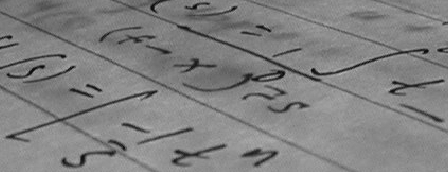
#> input picture lecture4/data/text.png, 448 x 172 px, given in place of camera.png, which was not available
$ python assignment.py   (older library calls are emulated)
#> lines starting #> are read from the running program, lines starting #| are printed output that depends on the picture; after the words box and inside, x2 and y2 are one past the last pixel; in counts of white or black regions, pixels touching at a corner belong together; pictures that were not available may be replaced by others from this repository, and a replacement may not be noted
### lecture4/common.py
from __future__ import annotations

import argparse
from pathlib import Path

import cv2
import numpy as np


ROOT_DIR = Path(__file__).resolve().parent
DATA_DIR = ROOT_DIR / "data"
OUTPUT_DIR = ROOT_DIR / "output"


# [16 lines left out: functions parse_show_flag, load_color_image, not called in this run]


def load_gray_image(name: str) -> np.ndarray:
    image_path = DATA_DIR / name
    image = cv2.imread(str(image_path), cv2.IMREAD_GRAYSCALE)
    if image is None:
        raise FileNotFoundError(f"Could not read image: {image_path}")
    return image


# [4 lines left out: function plot_bgr, not called in this run]


def plot_gray(ax, image: np.ndarray, title: str) -> None:
    ax.imshow(to_uint8(image), cmap="gray", vmin=0, vmax=255)
    ax.set_title(title)
    ax.axis("off")


def finalize_figure(fig, filename: str, show: bool = False) -> Path:
    import matplotlib.pyplot as plt

    OUTPUT_DIR.mkdir(parents=True, exist_ok=True)
    out_path = OUTPUT_DIR / filename
    fig.tight_layout()
    fig.savefig(out_path, dpi=160, bbox_inches="tight")
    print(f"Saved figure: {out_path}")

    if show:
        plt.show()
    else:
        plt.close(fig)

    return out_path


def normalize_channel(image: np.ndarray) -> np.ndarray:
    image_float = image.astype(np.float32)
    min_value = float(image_float.min())
    max_value = float(image_float.max())

    if max_value - min_value < 1e-6:
        return np.zeros(image.shape, dtype=np.uint8)

    normalized = (image_float - min_value) * 255.0 / (max_value - min_value)
    return normalized.astype(np.uint8)


def to_uint8(image: np.ndarray) -> np.ndarray:
    if image.dtype == np.uint8:
        return image

    image_float = image.astype(np.float32)
    if float(image_float.max()) <= 1.0 and float(image_float.min()) >= 0.0:
        scaled = image_float * 255.0
        return np.clip(scaled, 0, 255).astype(np.uint8)

    return normalize_channel(image_float)


def save_image(path: Path, image: np.ndarray) -> Path:
    path.parent.mkdir(parents=True, exist_ok=True)
    success = cv2.imwrite(str(path), to_uint8(image))
    if not success:
        raise OSError(f"Could not save image: {path}")
    print(f"Saved image: {path}")
    return path

### lecture4/assignment.py
from __future__ import annotations

import argparse
from pathlib import Path

import cv2
import matplotlib.pyplot as plt
import numpy as np

from common import (
    OUTPUT_DIR,
    finalize_figure,
    load_gray_image,
    normalize_channel,
    plot_gray,
    save_image,
)


def parse_args() -> argparse.Namespace:
    parser = argparse.ArgumentParser(description="Page 72 assignment solution")
    parser.add_argument("--show", action="store_true", help="Show the saved Matplotlib figures.")
    parser.add_argument(
        "--interactive",
        action="store_true",
        help="Open a trackbar window for the difference threshold step.",
    )
    return parser.parse_args()


def build_unsharp_kernel(ksize: int = 11, alpha: float = 2.0) -> np.ndarray:
    gaussian_1d = cv2.getGaussianKernel(ksize, 0)
    kernel = -alpha * (gaussian_1d @ gaussian_1d.T)
    kernel[ksize // 2, ksize // 2] += 1.0 + alpha
    return kernel


def sobel_magnitude(image: np.ndarray) -> np.ndarray:
    dx = cv2.Sobel(image, cv2.CV_32F, 1, 0)
    dy = cv2.Sobel(image, cv2.CV_32F, 0, 1)
    return cv2.magnitude(dx, dy)


def normalized_gabor(image: np.ndarray) -> np.ndarray:
    kernel = cv2.getGaborKernel((21, 21), 5, 1, 10, 1, 0, ktype=cv2.CV_32F)
    kernel /= np.sqrt((kernel * kernel).sum())
    return cv2.filter2D(image, cv2.CV_32F, kernel)


def circular_low_pass_mask(shape: tuple[int, int], radius: int) -> np.ndarray:
    height, width = shape
    cy, cx = height // 2, width // 2
    y, x = np.ogrid[:height, :width]
    mask = ((y - cy) ** 2 + (x - cx) ** 2) <= radius ** 2
    return mask.astype(np.float32)


def square_low_pass_mask(shape: tuple[int, int], half_size: int) -> np.ndarray:
    height, width = shape
    mask = np.zeros((height, width), dtype=np.float32)
    cy, cx = height // 2, width // 2
    mask[cy - half_size:cy + half_size, cx - half_size:cx + half_size] = 1.0
    return mask


def apply_frequency_mask(image: np.ndarray, mask_2d: np.ndarray) -> np.ndarray:
    fft = cv2.dft(image, flags=cv2.DFT_COMPLEX_OUTPUT)
    fft_shift = np.fft.fftshift(fft, axes=[0, 1])
    mask = np.dstack([mask_2d, mask_2d])
    filtered_shift = fft_shift * mask
    filtered_fft = np.fft.ifftshift(filtered_shift, axes=[0, 1])
    restored = cv2.idft(filtered_fft, flags=cv2.DFT_SCALE | cv2.DFT_REAL_OUTPUT)
    return restored


def threshold_difference(diff_image: np.ndarray, threshold_value: int) -> np.ndarray:
    _, binary = cv2.threshold(diff_image, threshold_value, 255, cv2.THRESH_BINARY)
    return binary


def run_interactive_threshold(diff_image: np.ndarray) -> None:
    window_name = "Difference threshold"
    kernel = cv2.getStructuringElement(cv2.MORPH_ELLIPSE, (5, 5))

    def update(_value: int) -> None:
        threshold_value = cv2.getTrackbarPos("threshold", window_name)
        binary = threshold_difference(diff_image, threshold_value)
        opened = cv2.morphologyEx(binary, cv2.MORPH_OPEN, kernel)
        closed = cv2.morphologyEx(binary, cv2.MORPH_CLOSE, kernel)
        preview = np.hstack([binary, opened, closed])
        cv2.imshow(window_name, preview)

    cv2.namedWindow(window_name, cv2.WINDOW_NORMAL)
    cv2.createTrackbar("threshold", window_name, 80, 255, update)
    update(80)
    cv2.waitKey(0)
    cv2.destroyWindow(window_name)


def save_assignment_images(output_dir: Path, images: dict[str, np.ndarray]) -> None:
    for name, image in images.items():
        save_image(output_dir / f"{name}.png", image)


def main(show: bool = False, interactive: bool = False) -> None:
#> called with show = False, interactive = False
    image = load_gray_image("camera.png")
#> in load_gray_image, image is the input picture: shape (172, 448); min 10, max 197, mean 129.3
    image_float = image.astype(np.float32) / 255.0

    unsharp = cv2.filter2D(image_float, -1, build_unsharp_kernel())
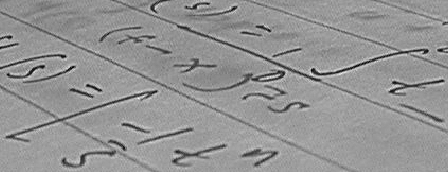
#> unsharp: shape (172, 448) float32; min -0.59, max 1.29, mean 0.507; drawn with min black and max white
    sobel = sobel_magnitude(unsharp)
    gabor = normalized_gabor(unsharp)
#> in normalized_gabor, `return cv2.filter2D(image, cv2.CV_32F, kernel)`:
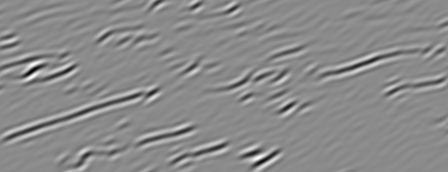
#> returned value: shape (172, 448) float32; min -3.79, max 3.21, mean 0.0142; drawn with min black and max white

    sobel_display = normalize_channel(sobel)
#> in normalize_channel, `min_value = float(image_float.min())`: min_value = 0
#> in normalize_channel, `max_value = float(image_float.max())`: max_value = 5.72
    gabor_display = normalize_channel(gabor)
    difference = cv2.absdiff(sobel_display, gabor_display)
    thresholded = threshold_difference(difference, 80)
#> in threshold_difference, `_, binary = cv2.threshold(diff_image, threshold_value, 255, cv2.THRESH..`:
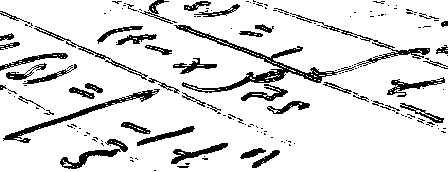
#> binary: shape (172, 448); 87.5% white; 178 black regions (130 under 20 px), largest, box (x1, y1, x2, y2) and area: (174, 25, 356, 93) 1564, (3, 89, 160, 143) 835, (290, 13, 430, 66) 572

    morph_kernel = cv2.getStructuringElement(cv2.MORPH_ELLIPSE, (5, 5))
    opened = cv2.morphologyEx(thresholded, cv2.MORPH_OPEN, morph_kernel)
#> opened: shape (172, 448); 84% white; 55 black regions (27 under 20 px), largest, box (x1, y1, x2, y2) and area: (112, 0, 448, 127) 4364, (0, 11, 244, 143) 1923, (60, 137, 128, 169) 612
    closed = cv2.morphologyEx(thresholded, cv2.MORPH_CLOSE, morph_kernel)
#> closed: shape (172, 448); 95.9% white; 51 black regions (13 under 20 px), largest, box (x1, y1, x2, y2) and area: (22, 103, 106, 134) 411, (172, 143, 227, 164) 295, (137, 126, 194, 146) 287

    fft = cv2.dft(image_float, flags=cv2.DFT_COMPLEX_OUTPUT)
    fft_shift = np.fft.fftshift(fft, axes=[0, 1])
    dft_magnitude = normalize_channel(np.log1p(cv2.magnitude(fft_shift[:, :, 0], fft_shift[:, :, 1])))
#> in normalize_channel (call 3), `image_float = image.astype(np.float32)`:
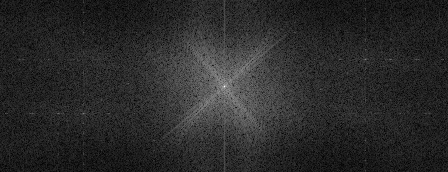
#> image_float: shape (172, 448) float32; min 0.0143, max 10.57, mean 1.77; drawn with min black and max white
#> in normalize_channel (call 3), `min_value = float(image_float.min())`: min_value = 0.0143
#> in normalize_channel (call 3), `max_value = float(image_float.max())`: max_value = 10.57

    circle_mask = circular_low_pass_mask(image.shape, radius=40)
    square_mask = square_low_pass_mask(image.shape, half_size=30)
    circle_filtered = apply_frequency_mask(image_float, circle_mask)
#> in apply_frequency_mask, `restored = cv2.idft(filtered_fft, flags=cv2.DFT_SCALE | cv2.DFT_REAL_O..`:
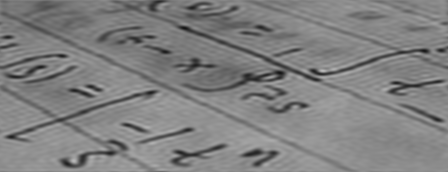
#> restored: shape (172, 448) float32; min 0.0862, max 0.73, mean 0.507
    square_filtered = apply_frequency_mask(image_float, square_mask)

    assignment_dir = OUTPUT_DIR / "page72_assignment"
    save_assignment_images(
        assignment_dir,
        {
            "01_original": image,
            "02_unsharp": unsharp,
            "03_sobel_on_unsharp": sobel_display,
            "04_gabor_on_unsharp": gabor_display,
            "05_difference": difference,
            "06_difference_thresholded": thresholded,
            "07_opening": opened,
            "08_closing": closed,
            "09_dft_magnitude": dft_magnitude,
            "10_circle_mask": circle_mask * 255,
            "11_circle_filtered": circle_filtered,
            "12_square_mask": square_mask * 255,
            "13_square_filtered": square_filtered,
        },
    )
#> the loop in save_assignment_images, `for name, image in images.items():` made 13 passes
#> name on passes 1, 3, 4, 5, 6, 7, 8, 9, 11, 13: '01_original', '03_sobel_on_unsharp', '04_gabor_on_unsharp', '05_difference', '06_difference_thresholded', '07_opening', '08_closing', '09_dft_magnitude', '11_circle_filtered', '13_square_filtered'
#> name on passes 2, 10, 12: '02_unsharp', '10_circle_mask', '12_square_mask'
#| Saved image: lecture4/output/page72_assignment/01_original.png
#| Saved image: lecture4/output/page72_assignment/02_unsharp.png
#| Saved image: lecture4/output/page72_assignment/03_sobel_on_unsharp.png
#| Saved image: lecture4/output/page72_assignment/04_gabor_on_unsharp.png
#| Saved image: lecture4/output/page72_assignment/05_difference.png
#| Saved image: lecture4/output/page72_assignment/06_difference_thresholded.png
#| Saved image: lecture4/output/page72_assignment/07_opening.png
#| Saved image: lecture4/output/page72_assignment/08_closing.png
#> (further printed lines are left out)

    fig_image_filter, axes = plt.subplots(3, 3, figsize=(12, 12))
    image_entries = [
        ("Original", image),
        ("Unsharp mask", unsharp),
        ("Sobel on (1)", sobel_display),
        ("Gabor on (1)", gabor_display),
        ("|Sobel - Gabor|", difference),
        ("Thresholded difference", thresholded),
        ("Opening on (4)", opened),
        ("Closing on (4)", closed),
    ]

    for ax, (title, result) in zip(axes.flat, image_entries):
        plot_gray(ax, result, title)
#> this loop made 8 passes
#> title on passes 1, 3, 4, 5, 6, 7, 8: 'Original', 'Sobel on (1)', 'Gabor on (1)', '|Sobel - Gabor|', 'Thresholded difference', 'Opening on (4)', 'Closing on (4)'
#> title on pass 2: 'Unsharp mask'

    for ax in axes.flat[len(image_entries):]:
        ax.axis("off")
#> this loop made 1 pass

    finalize_figure(fig_image_filter, "page72_assignment_image_filtering.png", show)

    fig_frequency, axes = plt.subplots(2, 3, figsize=(12, 8))
    frequency_entries = [
        ("Original", image),
        ("DFT magnitude", dft_magnitude),
        ("Circle mask", circle_mask * 255),
        ("Circle filtered", circle_filtered),
        ("Square mask", square_mask * 255),
        ("Square filtered", square_filtered),
    ]

    for ax, (title, result) in zip(axes.flat, frequency_entries):
        plot_gray(ax, result, title)
#> this loop made 6 passes
#> title on passes 3, 5: 'Circle mask', 'Square mask'
#> pass 3, in to_uint8 (call 24), `image_float = image.astype(np.float32)`:
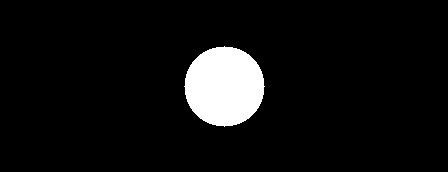
#> image_float: shape (172, 448) float32; 6.5% white; 1 white region, box (x1, y1, x2, y2) and area: (184, 46, 265, 127) 5025

    finalize_figure(fig_frequency, "page72_assignment_frequency_filtering.png", show)
#> call 2 of finalize_figure, with show = False
#> in finalize_figure (call 2), `fig.savefig(out_path, dpi=160, bbox_inches="tight")`:
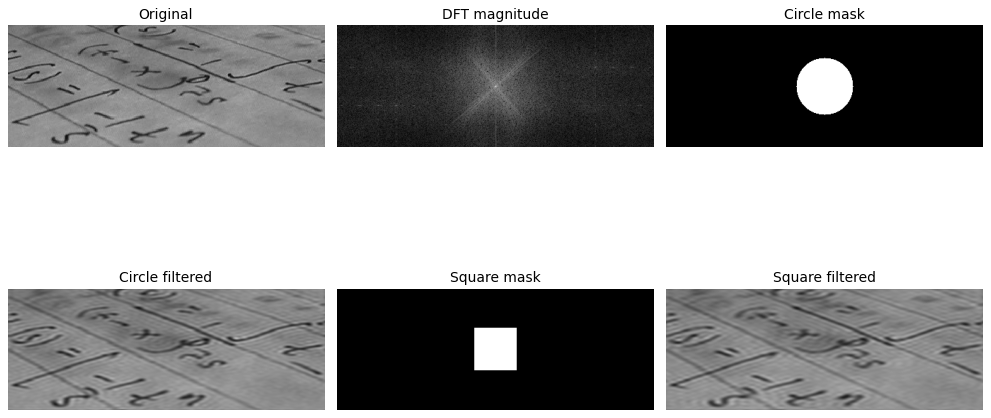
#> figure drawn by matplotlib, 6 panels

    if interactive:
        run_interactive_threshold(difference)


if __name__ == "__main__":
    args = parse_args()
    main(show=args.show, interactive=args.interactive)
